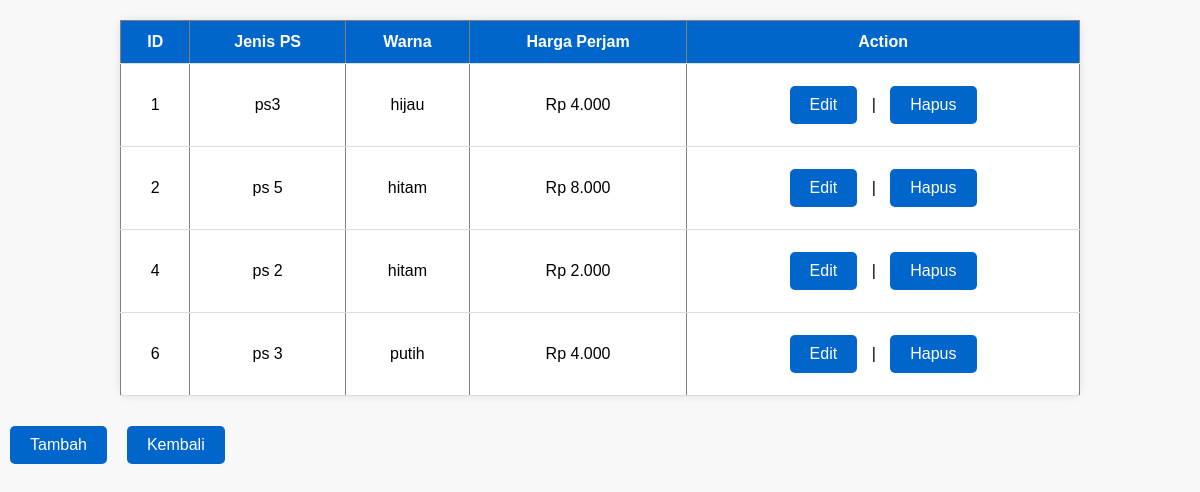
The app's page /produk.php (signed in) with its own data.
### tables this page shows
CREATE TABLE `produks` (
  `ps_id` int NOT NULL AUTO_INCREMENT,
  `jenis_ps` varchar(256) DEFAULT NULL,
  `warna` varchar(256) DEFAULT NULL,
  `harga_perjam` int DEFAULT NULL,
  PRIMARY KEY (`ps_id`)
);

### produk.php (the view, shortened to what this page needs)
<?php
include 'koneksi.php';
$sql = "SELECT * FROM produks";
$result = $mysqli->query($sql);
function formatRupiah($angka) {
    $rupiah = "Rp " . number_format($angka, 0, ',', '.');
    return $rupiah;
}
if ($result->num_rows > 0) {
    echo "<html>";
    echo "<head>";
    echo "</head>";
    echo "<body>";
    echo "<table border='1'>";
    echo "<tr><th>ID</th><th>Jenis PS</th><th>Warna</th><th>Harga Perjam</th><th>Action</th></tr>";
    while ($row = $result->fetch_assoc()) {
        echo "<tr>";
        echo "<td>".$row["ps_id"]."</td>";
        echo "<td>".$row["jenis_ps"]."</td>";
        echo "<td>".$row["warna"]."</td>";
        echo "<td>".formatRupiah($row["harga_perjam"])."</td>";
        echo "<td><a href='update.php?id=".$row["ps_id"]."'>Edit</a> | <a href='delete.php?id=".$row["ps_id"]."'>Hapus</a></td>";
        echo "</tr>";
    }
    echo "</table>";
    echo "<a href='create_produk.php'>Tambah</a>";
    echo "<a href='index.php'>Kembali</a>";
    echo "</body>";
    echo "</html>";
} else {
    echo "Tidak ada data produk.";
}
?>

### records on screen
produks: ps_id "1", jenis_ps "ps3", warna "hijau", harga_perjam "Rp 4.000"
produks: ps_id "2", jenis_ps "ps 5", warna "hitam", harga_perjam "Rp 8.000"
produks: ps_id "4", jenis_ps "ps 2", warna "hitam", harga_perjam "Rp 2.000"
produks: ps_id "6", jenis_ps "ps 3", warna "putih", harga_perjam "Rp 4.000"
